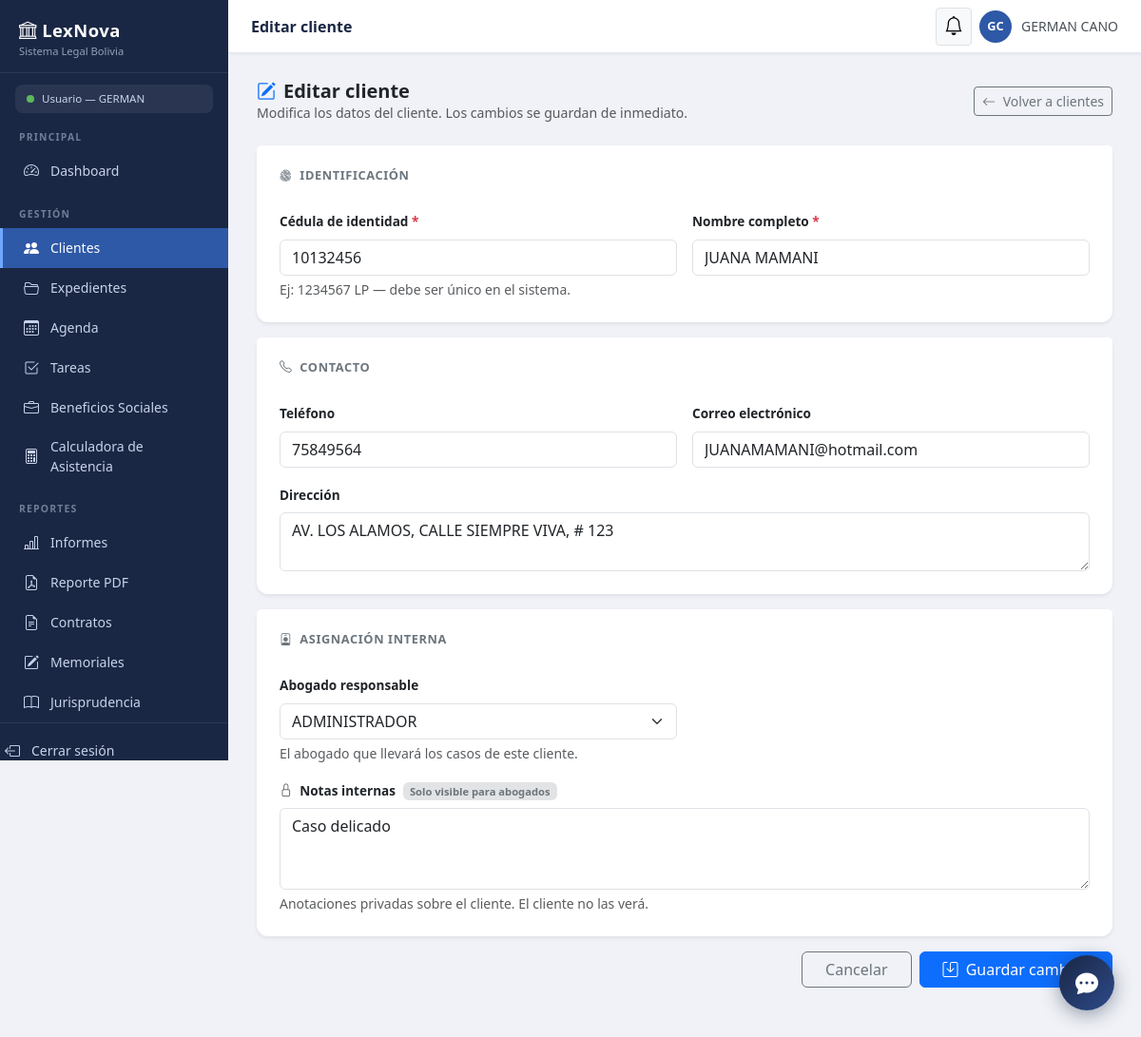
The app's page /casos/clientes/1/editar/ (signed in) with its own data.
### control_legal/models.py (models this page shows, shortened)
class Cliente(models.Model):
    ci              = models.CharField(max_length=20, unique=True, verbose_name="Cédula de identidad")
    nombre_completo = models.CharField(max_length=200, verbose_name="Nombre completo")
    telefono        = models.CharField(max_length=20, blank=True, verbose_name="Teléfono")
    email           = models.EmailField(blank=True, verbose_name="Correo electrónico")
    direccion       = models.TextField(blank=True, verbose_name="Dirección")
    abogado_asignado = models.ForeignKey(
        User, on_delete=models.SET_NULL,
        null=True, blank=True,
        related_name='clientes',
        verbose_name="Abogado asignado"
    )
    codigo_acceso = models.CharField(
        max_length=12, unique=True, blank=True, null=True,
        verbose_name="Código de acceso del cliente"
    )
    notas_internas = models.TextField(blank=True, verbose_name="Notas internas")
    fecha_registro = models.DateTimeField(auto_now_add=True)
    activo         = models.BooleanField(default=True)
    class Meta:
        ordering = ['nombre_completo']
        verbose_name = "Cliente"
        verbose_name_plural = "Clientes"

### control_legal/views.py (the view)
# urls.py: path('clientes/<int:pk>/editar/', views.editar_cliente,    name='editar_cliente'),
@login_required
def editar_cliente(request, pk):
    cliente = get_object_or_404(Cliente, pk=pk)
    form = ClienteForm(request.POST or None, instance=cliente)
    if form.is_valid():
        form.save()
        messages.success(request, 'Cliente actualizado exitosamente.')
        return redirect('detalle_cliente', pk=pk)
    return render(request, 'control_legal/registrar_cliente.html', {
        'form': form, 'editando': True, 'cliente': cliente,
    })

### control_legal/forms.py
class ClienteForm(forms.ModelForm):
    class Meta:
        model  = Cliente
        fields = ['ci', 'nombre_completo', 'telefono', 'email',
                  'direccion', 'abogado_asignado', 'notas_internas']
        widgets = {
            'ci':               forms.TextInput(attrs={'class': 'form-control', 'placeholder': 'Ej: 1234567 LP'}),
            'nombre_completo':  forms.TextInput(attrs={'class': 'form-control', 'placeholder': 'Nombre completo'}),
            'telefono':         forms.TextInput(attrs={'class': 'form-control', 'placeholder': 'Ej: 76543210'}),
            'email':            forms.EmailInput(attrs={'class': 'form-control', 'placeholder': 'correo@ejemplo.com'}),
            'direccion':        forms.Textarea(attrs={'class': 'form-control', 'rows': 2}),
            'abogado_asignado': forms.Select(attrs={'class': 'form-select'}),
            'notas_internas':   forms.Textarea(attrs={'class': 'form-control', 'rows': 3,
                                'placeholder': 'Notas internas (no visibles al cliente)'}),
        }

### control_legal/templates/control_legal/registrar_cliente.html (shortened to what this page needs)
{% extends "base.html" %}
{% block topbar_titulo %}{% if editando %}Editar cliente{% else %}Nuevo cliente{% endif %}{% endblock %}
{% block contenido %}
<div class="d-flex justify-content-between align-items-center mb-4">
    <div>
        <h5 class="fw-bold mb-0">
            {% if editando %}
                <i class="bi bi-pencil-square me-2 text-primary"></i>Editar cliente
            {% else %}
                <i class="bi bi-person-plus me-2 text-primary"></i>Registrar cliente
            {% endif %}
        </h5>
        <p class="text-muted mb-0" style="font-size:.88rem;">
            {% if editando %}
                Modifica los datos del cliente. Los cambios se guardan de inmediato.
            {% else %}
                Completa los datos del nuevo cliente del bufete.
            {% endif %}
        </p>
    </div>
    <a href="{% url 'listar_clientes' %}" class="btn btn-outline-secondary btn-sm">
        <i class="bi bi-arrow-left me-1"></i> Volver a clientes
    </a>
</div>
<form method="POST" novalidate>
    <div class="card border-0 shadow-sm mb-3" style="border-radius:12px;">
        <div class="card-header bg-white border-0 pt-4 pb-1 px-4">
            <h6 class="fw-semibold mb-0" style="font-size:.8rem; text-transform:uppercase; letter-spacing:.6px; color:#6c757d;">
                <i class="bi bi-fingerprint me-1"></i> Identificación
            </h6>
        </div>
        <div class="card-body p-4">
            <div class="row g-3">
                <div class="col-md-6">
                    <label class="form-label fw-semibold" style="font-size:.85rem;">
                        Cédula de identidad <span class="text-danger">*</span>
                    </label>
                    {{ form.ci }}
                    <div class="form-text">Ej: 1234567 LP — debe ser único en el sistema.</div>
                </div>
                <div class="col-md-6">
                    <label class="form-label fw-semibold" style="font-size:.85rem;">
                        Nombre completo <span class="text-danger">*</span>
                    </label>
                    {{ form.nombre_completo }}
                </div>
            </div>
        </div>
    </div>
    <div class="card border-0 shadow-sm mb-3" style="border-radius:12px;">
        <div class="card-header bg-white border-0 pt-4 pb-1 px-4">
            <h6 class="fw-semibold mb-0" style="font-size:.8rem; text-transform:uppercase; letter-spacing:.6px; color:#6c757d;">
                <i class="bi bi-telephone me-1"></i> Contacto
            </h6>
        </div>
        <div class="card-body p-4">
            <div class="row g-3">
                <div class="col-md-6">
                    <label class="form-label fw-semibold" style="font-size:.85rem;">Teléfono</label>
                    {{ form.telefono }}
                </div>
                <div class="col-md-6">
                    <label class="form-label fw-semibold" style="font-size:.85rem;">Correo electrónico</label>
                    {{ form.email }}
                </div>
                <div class="col-12">
                    <label class="form-label fw-semibold" style="font-size:.85rem;">Dirección</label>
                    {{ form.direccion }}
                </div>
            </div>
        </div>
    </div>
    <div class="card border-0 shadow-sm mb-3" style="border-radius:12px;">
        <div class="card-header bg-white border-0 pt-4 pb-1 px-4">
            <h6 class="fw-semibold mb-0" style="font-size:.8rem; text-transform:uppercase; letter-spacing:.6px; color:#6c757d;">
                <i class="bi bi-person-badge me-1"></i> Asignación interna
            </h6>
        </div>
        <div class="card-body p-4">
            <div class="row g-3">
                <div class="col-md-6">
                    <label class="form-label fw-semibold" style="font-size:.85rem;">Abogado responsable</label>
                    {{ form.abogado_asignado }}
                    <div class="form-text">El abogado que llevará los casos de este cliente.</div>
                </div>
                <div class="col-12">
                    <label class="form-label fw-semibold" style="font-size:.85rem;">
                        <i class="bi bi-lock me-1 text-muted"></i> Notas internas
                        <span class="badge bg-secondary-subtle text-secondary ms-1" style="font-size:.7rem;">Solo visible para abogados</span>
                    </label>
                    {{ form.notas_internas }}
                    <div class="form-text">Anotaciones privadas sobre el cliente. El cliente no las verá.</div>
                </div>
            </div>
        </div>
    </div>
    <div class="d-flex justify-content-end gap-2 mb-4">
        <a href="{% url 'listar_clientes' %}" class="btn btn-outline-secondary px-4">
            Cancelar
        </a>
        <button type="submit" class="btn btn-primary px-4">
            <i class="bi bi-save me-1"></i>
            {% if editando %}Guardar cambios{% else %}Guardar cliente{% endif %}
        </button>
    </div>
</form>
{% endblock %}

### control_legal/templates/base.html (shortened to what this page needs)
<!DOCTYPE html>
<html lang="es">
<head>
  <link href="https://cdn.jsdelivr.net/npm/bootstrap@5.3.0/dist/css/bootstrap.min.css" rel="stylesheet">
  <link href="https://cdn.jsdelivr.net/npm/bootstrap-icons@1.11.0/font/bootstrap-icons.css" rel="stylesheet">
</head>
<body>
<nav id="sidebar">
  <div class="sidebar-brand">
    <div class="logo-title"><i class="bi bi-bank"></i> LexNova</div>
    <div class="logo-sub">Sistema Legal Bolivia</div>
  </div>
  {% if request.user.is_authenticated %}
  <div class="rol-badge">
    {% if request.user.is_superuser %}
      <span class="dot dot-admin"></span> Administrador
    {% else %}
      <span class="dot dot-abogado"></span> Usuario
    {% endif %}
    — {{ request.user.first_name|default:request.user.username }}
  </div>
  {% endif %}
  <div class="sidebar-section">Principal</div>
  <a href="{% url 'dashboard' %}"
     class="sidebar-link {% if request.resolver_match.url_name == 'dashboard' %}active{% endif %}">
    <i class="bi bi-speedometer2"></i> Dashboard
  </a>
  <div class="sidebar-section">Gestión</div>
  <a href="{% url 'listar_clientes' %}"
     class="sidebar-link {% if 'cliente' in request.resolver_match.url_name %}active{% endif %}">
    <i class="bi bi-people-fill"></i> Clientes
  </a>
  <a href="{% url 'listar_casos' %}"
     class="sidebar-link {% if 'caso' in request.resolver_match.url_name %}active{% endif %}">
    <i class="bi bi-folder2-open"></i> Expedientes
  </a>
  <a href="{% url 'agenda' %}"
     class="sidebar-link {% if 'agenda' in request.resolver_match.url_name or 'evento' in request.resolver_match.url_name %}active{% endif %}">
    <i class="bi bi-calendar3"></i> Agenda
  </a>
  <a href="{% url 'lista_tareas' %}"
     class="sidebar-link {% if 'tarea' in request.resolver_match.url_name %}active{% endif %}">
    <i class="bi bi-check2-square"></i> Tareas
  </a>
  <a href="{% url 'calculadora_beneficios_sociales' %}" class="sidebar-link
     {% if request.resolver_match.url_name == 'calculadora_beneficios_sociales' %}active{% endif %}">
    <i class="bi bi-briefcase"></i> Beneficios Sociales
  </a>
  <a href="{% url 'calculadora_asistencia' %}" class="sidebar-link
     {% if 'calculadora_asistencia' in request.resolver_match.url_name or 'asistencia_familiar' in request.resolver_match.url_name %}active{% endif %}">
    <i class="bi bi-calculator"></i> Calculadora de Asistencia
  </a>
  <div class="sidebar-section">Reportes</div>
  <a href="{% url 'reportes' %}" class="sidebar-link
    {% if request.resolver_match.url_name == 'reportes' %}active{% endif %}">
    <i class="bi bi-bar-chart-line"></i> Informes
  </a>
  <a href="{% url 'exportar_pdf' %}" class="sidebar-link">
    <i class="bi bi-file-earmark-pdf"></i> Reporte PDF
  </a>
  <a href="{% url 'lista_contratos' %}" class="sidebar-link
     {% if 'contrato' in request.resolver_match.url_name or 'plantilla' in request.resolver_match.url_name %}active{% endif %}">
    <i class="bi bi-file-earmark-text"></i> Contratos
  </a>
<a href="{% url 'lista_memoriales' %}" class="sidebar-link
   {% if 'memorial' in request.resolver_match.url_name %}active{% endif %}">
    <i class="bi bi-pencil-square"></i> Memoriales
</a>
<a href="{% url 'jurisprudencia_asistente' %}" class="sidebar-link {% if request.resolver_match.url_name == 'jurisprudencia_asistente' %}active{% endif %}">
    <i class="bi bi-book"></i> Jurisprudencia
</a>
  <div style="margin-top:auto;padding:16px 0;border-top:1px solid rgba(255,255,255,.08);">
    <form method="POST" action="{% url 'portal_logout' %}" style="margin:0;">
    <button type="submit" class="sidebar-link btn btn-link p-0 w-100 text-start">
        <i class="bi bi-box-arrow-left"></i> Cerrar sesión
    </button>
</form>
  </div>
</nav>
<header id="topbar">
  <span class="topbar-title">{% block topbar_titulo %}Panel de Control{% endblock %}</span>
<div class="dropdown me-2">
  <button class="btn btn-light btn-sm position-relative border" data-bs-toggle="dropdown" id="notif-btn" onclick="cargarNotificaciones()">
    <i class="bi bi-bell fs-5"></i>
  </button>
</div>
  {% if request.user.is_authenticated %}
  <div class="topbar-user">
    <div class="avatar">
      {{ request.user.first_name|slice:":1"|upper }}{{ request.user.last_name|slice:":1"|upper }}
    </div>
    <span class="d-none d-md-inline">{{ request.user.get_full_name|default:request.user.username }}</span>
  </div>
  {% endif %}
</header>
<main id="main">
  <div class="page-content">
    {% block contenido %}{% endblock %}
  </div>
</main>
{% if user.is_authenticated %}
<button id="lexbot-btn" title="LexBot — Asistente Jurídico">
    <i class="bi bi-chat-dots-fill"></i>
</button>
{% endif %}
</body>
</html>

### control_legal/templates/base.html (style rules this page uses)
:root { --sidebar-bg: #1a2744; --sidebar-hover: #243460; --sidebar-active:#2e59a7; --sidebar-text: #c8d3ea; --sidebar-w: 240px; --topbar-h: 56px; --accent: #2e59a7; }
body { background: #f0f2f7; font-family: 'Segoe UI', sans-serif; margin: 0; }
#sidebar { position: fixed; top: 0; left: 0; width: var(--sidebar-w); height: 100vh; background: var(--sidebar-bg); display: flex; flex-direction: column; z-index: 1000; transition: transform .25s; overflow-y: auto; }
.sidebar-brand { padding: 18px 20px 14px; border-bottom: 1px solid rgba(255,255,255,.08); }
.sidebar-brand .logo-title { font-size: 1.15rem; font-weight: 700; color: #fff; letter-spacing: .5px; }
.sidebar-brand .logo-sub { font-size: .7rem; color: var(--sidebar-text); opacity: .7; }
.sidebar-section { font-size: .65rem; font-weight: 700; letter-spacing: 1.2px; color: var(--sidebar-text); opacity: .5; padding: 18px 20px 6px; text-transform: uppercase; }
.sidebar-link { display: flex; align-items: center; gap: 10px; padding: 9px 20px; color: var(--sidebar-text); text-decoration: none; font-size: .875rem; border-left: 3px solid transparent; transition: background .15s, color .15s; }
.sidebar-link.active { background: var(--sidebar-active); border-left-color: #6ea8fe; color: #fff; }
.sidebar-link i { font-size: 1rem; width: 20px; text-align: center; }
.rol-badge { margin: 12px 16px 0; padding: 6px 12px; border-radius: 8px; background: rgba(255,255,255,.07); font-size: .72rem; color: var(--sidebar-text); display: flex; align-items: center; gap: 8px; }
.rol-badge .dot { width: 8px; height: 8px; border-radius: 50%; flex-shrink: 0; }
.dot-abogado { background: #5cb85c; }
#topbar { position: fixed; top: 0; left: var(--sidebar-w); right: 0; height: var(--topbar-h); background: #fff; border-bottom: 1px solid #e2e6ef; display: flex; align-items: center; padding: 0 24px; z-index: 999; box-shadow: 0 1px 4px rgba(0,0,0,.06); }
.topbar-title { font-size: 1rem; font-weight: 600; color: #1a2744; flex: 1; }
.topbar-user { display: flex; align-items: center; gap: 10px; font-size: .875rem; color: #495057; }
.avatar { width: 34px; height: 34px; border-radius: 50%; background: var(--accent); color: #fff; display: flex; align-items: center; justify-content: center; font-weight: 700; font-size: .8rem; }
#main { margin-left: var(--sidebar-w); padding-top: var(--topbar-h); min-height: 100vh; }
.page-content { padding: 28px 30px; }
#lexbot-btn { position: fixed; bottom: 28px; right: 28px; width: 58px; height: 58px; border-radius: 50%; background: linear-gradient(135deg, #1a2744, #2d4a8a); color: #fff; border: none; box-shadow: 0 4px 20px rgba(26,39,68,.45); font-size: 1.5rem; cursor: pointer; z-index: 9998; display: flex; align-items: center; justify-content: center; transition: transform .2s, box-shadow .2s; }

### records on screen
Cliente: ci "10132456", nombre_completo "JUANA MAMANI", telefono "75849564", email "JUANAMAMANI@hotmail.com", direccion "AV. LOS ALAMOS, CALLE SIEMPRE VIVA, # 123", abogado_asignado "ADMINISTRADOR", notas_internas "Caso delicado"

### other values on screen
{{ request.user.first_name|default:request.user.username }} "GERMAN"
{{ request.user.first_name|slice:":1"|upper }} "G"
{{ request.user.last_name|slice:":1"|upper }} "C"
{{ request.user.get_full_name|default:request.user.username }} "GERMAN CANO"
